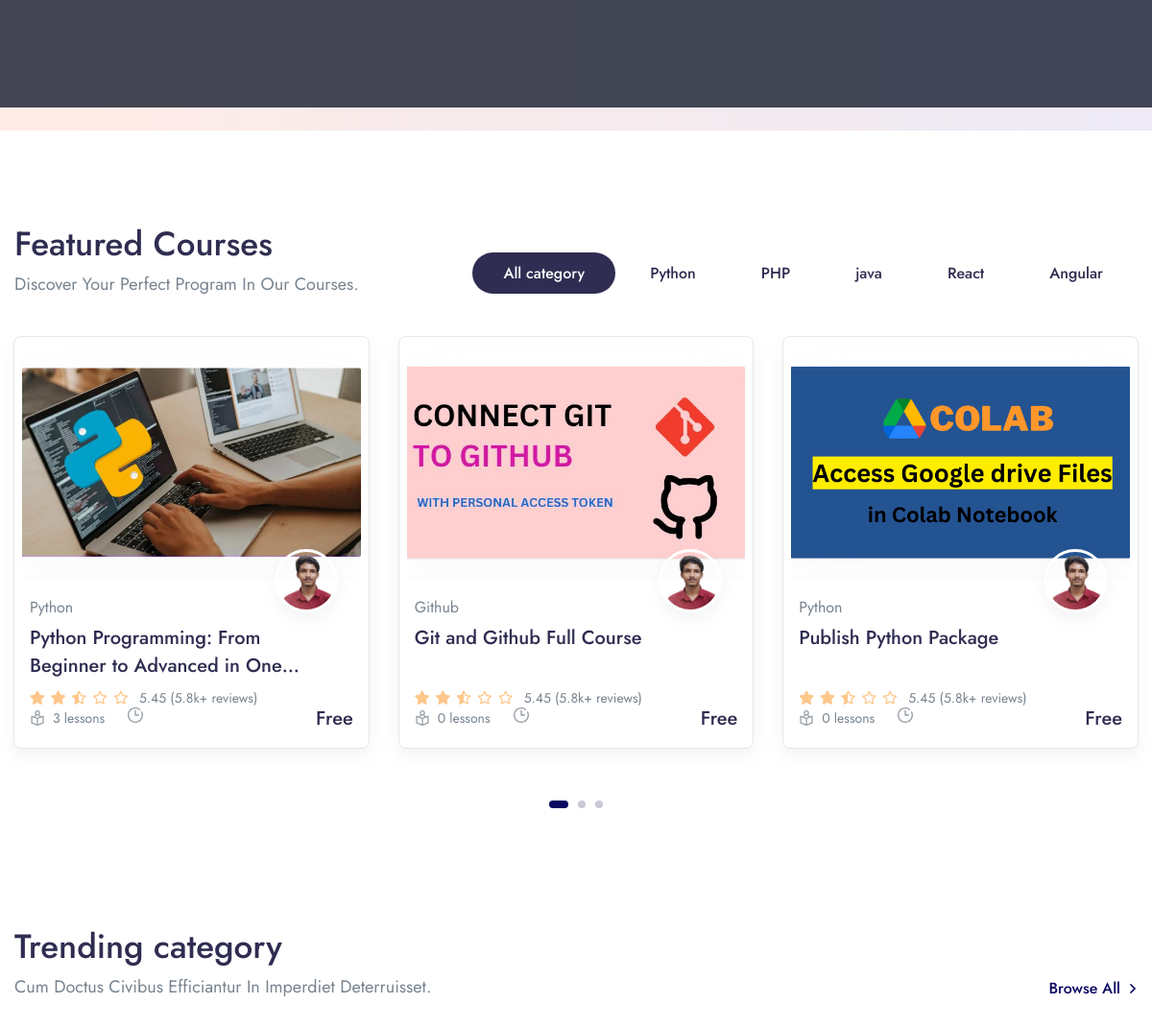
Before: / (middle part) with the older database file.
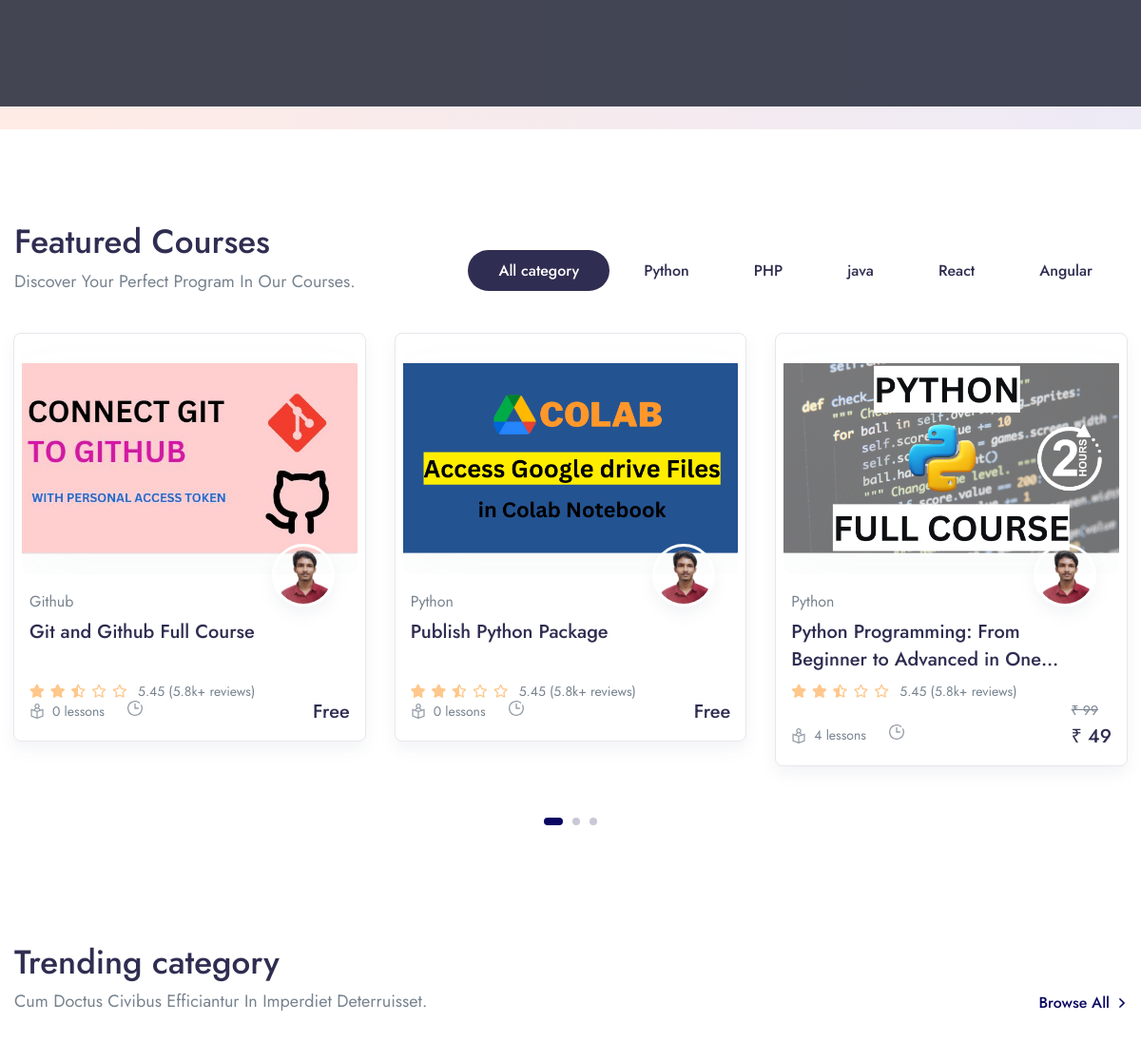
After: the same page with the newer database file.
### app/models.py (models this page shows, shortened)
class Categories(models.Model):
    icon = models.CharField(max_length=200,null=True)
    name = models.CharField(max_length=200)
    def __str__(self):
        return self.name

class Course(models.Model):
    STATUS = (
        ('PUBLISH','PUBLISH'),
        ('DRAFT', 'DRAFT'),
    )
    featured_image = models.ImageField(upload_to="Media/featured_img",null=True)
    featured_video = models.CharField(max_length=300,null=True)
    title = models.CharField(max_length=500)
    created_at = models.DateField(auto_now_add=True)
    author = models.ForeignKey(Author,on_delete=models.CASCADE,null=True)
    category = models.ForeignKey(Categories,on_delete=models.CASCADE)
    level = models.ForeignKey(Level, on_delete=models.CASCADE,null=True)
    description = models.TextField()
    price = models.IntegerField(null=True,default=0)
    discount = models.IntegerField(null=True)
    slug = models.SlugField(default='', max_length=500, null=True, blank=True)
    status = models.CharField(choices=STATUS,max_length=100,null=True)
    language = models.ForeignKey(Language, on_delete=models.CASCADE,null=True)
    Deadline = models.CharField(max_length=200,null=True)
    Certificates = models.CharField(null=True,max_length=200)
    def get_absolute_url(self):
        from django.urls import reverse
        return reverse("course_details", kwargs={'slug': self.slug})

class Author(models.Model):
    author_profile = models.ImageField(upload_to="Media/author")
    name = models.CharField(max_length=100, null=True)
    about_author = models.TextField()

### LMS/views.py (the view)
# urls.py: path('',views.HOME,name='home'),
def HOME(request):
	category = Categories.objects.all().order_by('id')[0:5]
	course = Course.objects.filter(status='PUBLISH').order_by('id')
	context = {
	'category': category,
	'course': course
	}
	return render(request, 'Main/home.html',context)

### app/templatetags/course_tags.py (called while the page is built)
@register.simple_tag
def discount_calculation(price,discount):
    if discount is None or discount is 0:
        return price
    sellprice = price
    sellprice = price - (price * discount/100)
    return math.floor(sellprice)

### templates/Main/home.html (shortened to what this page needs)
{% extends 'base.html' %}
{% load static %}
{% block content %}
{% load course_tags %}
<div class="modal fade" id="hireModal" tabindex="-1" aria-labelledby="hireModalLabel" aria-hidden="true">
</div>
    <section class="py-13 pt-xl-14 mt-n13 pb-lg-12 bg-cover position-relative" style="background: linear-gradient(90deg, #FFEBE5 0.13%, #EDEAF6 100.01%);">
        <div class="container">
            <div class="row align-items-center">
                <div class="col-12 col-md-5 col-lg-5 order-md-2" data-aos="fade-in">
                </div>
            </div>
        </div>
    </section>
 <section class="pt-5 pb-9 py-md-11 bg-white">
        <div class="container container-wd">
            <div class="row align-items-end mb-7">
                <div class="col-xl mb-5 mb-xl-0">
                    <h1 class="mb-1">Featured Courses</h1>
                    <p class="font-size-lg text-capitalize mb-0">Discover your perfect program in our courses.</p>
                </div>
                <div class="col-xl-auto">
                    <div class="nav justify-content-lg-start justify-content-xl-center justify-content-center tab-nav-1" id="pills-tab" role="tablist">
                        <a class="btn-sm btn-pill me-1 mb-1 text-dark fw-medium px-6 active" id="pills-all-tab" data-bs-toggle="tab" href="#pills-all" role="tab" aria-controls="pills-all" aria-selected="true">
                            All category
                        </a>
                        {% for i in category %}
                        <a class="btn-sm btn-pill me-1 mb-1 text-dark fw-medium px-6" id="pills-art-tab" data-bs-toggle="tab" href="#pills-{{i.id}}" role="tab" aria-controls="pills-{{i.id}}" aria-selected="false">
                            {{i.name}}
                        </a>
                        {% endfor %}
                    </div>
                </div>
            </div>
            <div class="tab-content flickity-tab" id="pills-tabContent">
                <div class="tab-pane fade show active" id="pills-all" role="tabpanel" aria-labelledby="pills-all-tab">
                    <div class="mx-n4 flickity-button-outset" data-flickity='{"pageDots": true, "prevNextButtons": true, "cellAlign": "left", "wrapAround": true, "imagesLoaded": true}'>
                       {% for i in course %}
                        <div class="col-12 col-md-6 col-xl-4 col-wd-3 pb-4 pb-md-7" style="padding-right:15px;padding-left:15px;">
                            <div class="card border shadow p-2 rounded-lg sk-fade">
                                <div class="card-zoom position-relative">
                                    <a href="{{i.get_absolute_url}}" class="card-img sk-thumbnail img-ratio-9 d-block">
                                        <img class="rounded shadow-light-lg" src="{{i.featured_image}}" alt="...">
                                    </a>
                                </div>
                                <div class="card-footer px-2 pb-2 mb-1 pt-4 position-relative">
                                    <a href="{{i.get_absolute_url}}" class="d-block">
                                        <div class="avatar avatar-xl badge-float position-absolute top-0 right-0 mt-n6 me-5 rounded-circle shadow border border-white border-w-lg">
                                            <img src="{{i.author.author_profile}}" alt="..." class="avatar-img rounded-circle">
                                        </div>
                                    </a>
                                    <a href="{% url 'single_course' %}"><span class="mb-1 d-inline-block text-gray-800">{{i.category.name}}</span></a>
                                    <div class="position-relative">
                                        <a href="{{i.get_absolute_url}}" class="d-block stretched-link"><h4 class="line-clamp-2 h-md-48 h-lg-58 me-md-6 me-lg-10 me-xl-4 mb-2">{{i.title}}</h4></a>
                                        <div class="d-lg-flex align-items-end flex-wrap mb-n1">
                                            <div class="star-rating mb-2 mb-lg-0 me-lg-3">
                                                <div class="rating" style="width:50%;"></div>
                                            </div>
                                            <div class="font-size-sm">
                                                <span>5.45 (5.8k+ reviews)</span>
                                            </div>
                                        </div>
                                        <div class="row mx-n2 align-items-end">
                                            <div class="col px-2">
                                                <ul class="nav mx-n3">
                                                    <li class="nav-item px-3">
                                                        <div class="d-flex align-items-center">
                                                            <div class="me-2 d-flex icon-uxs text-secondary">
                                                            </div>
                                                            <div class="font-size-sm">{{i.video_set.all.count}} lessons</div>
                                                        </div>
                                                    </li>
                                                    <li class="nav-item px-3">
                                                        <div class="d-flex align-items-center">
                                                            <div class="me-2 d-flex icon-uxs text-secondary">
                                                            </div>
                                                        </div>
                                                    </li>
                                                </ul>
                                            </div>
{% if i.price == 0 %}
                        <div class="col-auto px-2 text-right">
                                <ins class="h4 mb-0 d-block mb-lg-n1">Free</ins>
                            </div>
                        {% else %}
                <div class="col-auto px-2 text-right">
                <del class="font-size-sm">₹ {{i.price}}</del>
                <ins class="h4 mb-0 d-block mb-lg-n1">₹ {% discount_calculation i.price i.discount %}</ins>
                    </div>
                    {%endif%}
                                        </div>
                                    </div>
                                </div>
                            </div>
                        </div>
                         {% endfor %}
                    </div>
                </div>
            </div>
        </div>
    </section>
    <section class="py-5 py-md-8 bg-white">
        <div class="container container-wd">
            <div class="row align-items-end mb-md-7 mb-4">
                <div class="col-md mb-4 mb-md-0">
                    <h1 class="mb-1">Trending category</h1>
                    <p class="font-size-lg mb-0 text-capitalize">Cum doctus civibus efficiantur in imperdiet deterruisset.</p>
                </div>
                <div class="col-md-auto">
                    <a href="{% url 'single_course' %}" class="d-flex align-items-center fw-medium">
                        Browse All
                        <div class="ms-2 d-flex">
                        </div>
                    </a>
                </div>
            </div>
        </div>
    </section>
{% endblock %}

### templates/base.html (shortened to what this page needs)
<!doctype html>
<html lang="en">
   <head>
      {% load static %}
      <link rel="stylesheet" href="{% static 'assets/fonts/fontawesome/fontawesome.css' %}">
      <link rel="stylesheet" href="{% static 'assets/libs/%40fancyapps/fancybox/dist/jquery.fancybox.min.css' %}">
      <link rel="stylesheet" href="{% static 'assets/libs/aos/dist/aos.css' %}">
      <link rel="stylesheet" href="{% static 'assets/libs/choices.js/public/assets/styles/choices.min.css' %}">
      <link rel="stylesheet" href="{% static 'assets/libs/flickity-fade/flickity-fade.css' %}">
      <link rel="stylesheet" href="{% static 'assets/libs/flickity/dist/flickity.min.css' %}">
      <link rel="stylesheet" href="{% static 'assets/libs/highlightjs/styles/vs2015.css' %}">
      <link rel="stylesheet" href="{% static 'assets/libs/jarallax/dist/jarallax.css' %}">
      <link rel="stylesheet" href="{% static 'assets/libs/quill/dist/quill.core.css' %}" />
      <link rel="stylesheet" href="{% static 'assets/css/theme.min.css' %}">
   </head>
   <body>
      {% block content %}{% endblock %}
   </body>
</html>

### templates/components/header.html (shortened to what this page needs)
{% load static %}

### templates/components/footer.html (shortened to what this page needs)
 {% load static %}

Changed rows visible on the page:
removed Course: featured_image (picture), author.author_profile (picture), category.name "Python", title "Python Programming: From Beginner to Advanced in…", video_set.all.count "3", price "Free"
added Course: featured_image (picture), author.author_profile (picture), category.name "Python", title "Python Programming: From Beginner to Advanced in…", video_set.all.count "4", price "99", price+discount "49"
